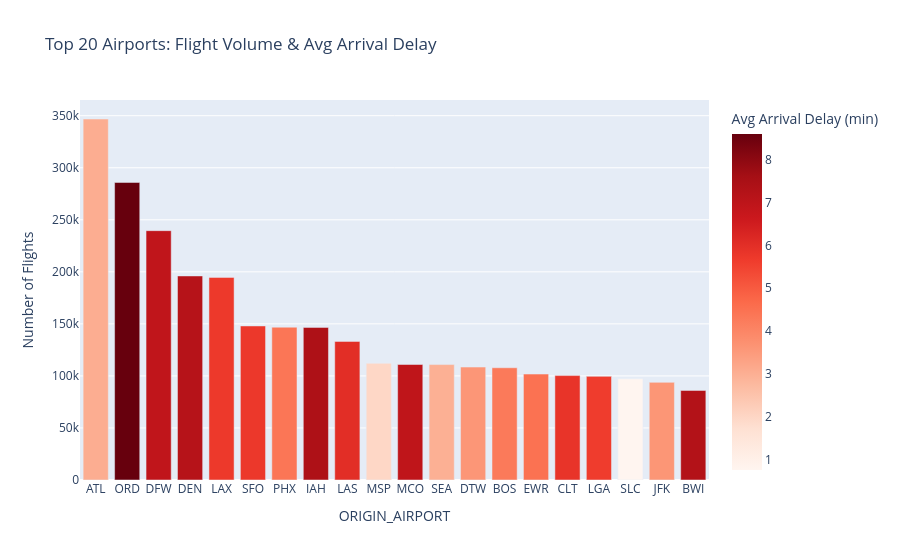

Notebook cell for this chart:
### Code cell
import plotly.express as px

airport_stats = df.groupby('ORIGIN_AIRPORT').agg({
    'ARRIVAL_DELAY':'mean',
    'FLIGHT_NUMBER':'count'
}).reset_index().sort_values('FLIGHT_NUMBER', ascending=False).head(20)

fig = px.bar(
    airport_stats,
    x='ORIGIN_AIRPORT',
    y='FLIGHT_NUMBER',
    color='ARRIVAL_DELAY',
    color_continuous_scale='Reds',
    labels={'FLIGHT_NUMBER':'Number of Flights', 'ARRIVAL_DELAY':'Avg Arrival Delay (min)'},
    title='Top 20 Airports: Flight Volume & Avg Arrival Delay'
)
fig.show()

### Figure 1 — Plotly figure (JSON) as saved in the notebook; plotly's stock layout.template omitted (floating-point values rounded to 4 significant figures)
{"data": [{"hovertemplate": "ORIGIN_AIRPORT=%{x}<br>Number of Flights=%{y}<br>Avg Arrival Delay (min)=%{marker.color}<extra></extra>", "legendgroup": "", "marker": {"color": [3.047, 8.601, 6.919, 7.188, 5.723, 5.75, 4.393, 7.378, 6.023, 1.968, 6.96, 2.976, 3.591, 4.292, 4.486, 5.851, 5.628, 0.7501, 3.608, 7.248], "coloraxis": "coloraxis", "pattern": {"shape": ""}}, "name": "", "orientation": "v", "showlegend": false, "textposition": "auto", "type": "bar", "x": ["ATL", "ORD", "DFW", "DEN", "LAX", "SFO", "PHX", "IAH", "LAS", "MSP", "MCO", "SEA", "DTW", "BOS", "EWR", "CLT", "LGA", "SLC", "JFK", "BWI"], "xaxis": "x", "y": [346836, 285884, 239551, 196055, 194673, 148008, 146815, 146622, 133181, 112117, 110982, 110899, 108500, 107847, 101772, 100324, 99605, 97210, 93811, 86079], "yaxis": "y"}], "layout": {"barmode": "relative", "coloraxis": {"colorbar": {"title": {"text": "Avg Arrival Delay (min)"}}, "colorscale": [[0, "rgb(255,245,240)"], [0.125, "rgb(254,224,210)"], [0.25, "rgb(252,187,161)"], [0.375, "rgb(252,146,114)"], [0.5, "rgb(251,106,74)"], [0.625, "rgb(239,59,44)"], [0.75, "rgb(203,24,29)"], [0.875, "rgb(165,15,21)"], [1, "rgb(103,0,13)"]]}, "legend": {"tracegroupgap": 0}, "title": {"text": "Top 20 Airports: Flight Volume & Avg Arrival Delay"}, "xaxis": {"anchor": "y", "domain": [0, 1], "title": {"text": "ORIGIN_AIRPORT"}}, "yaxis": {"anchor": "x", "domain": [0, 1], "title": {"text": "Number of Flights"}}}}
